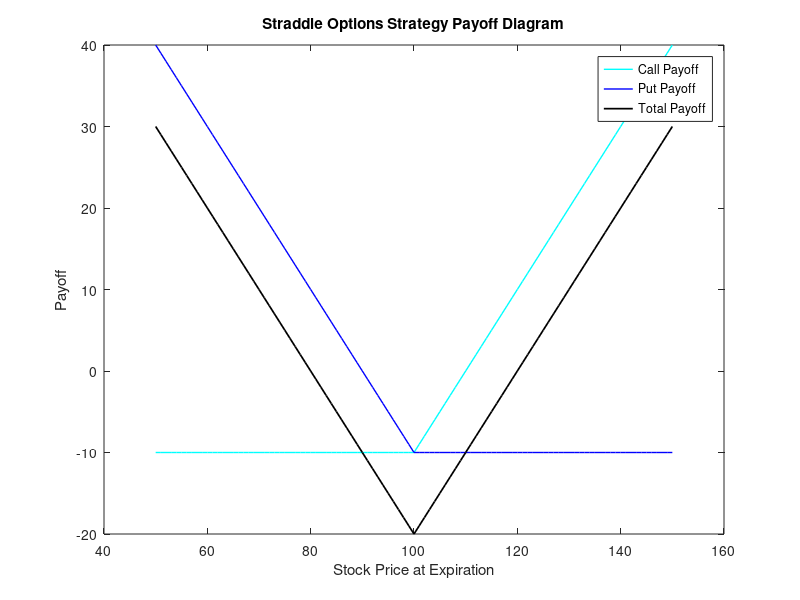
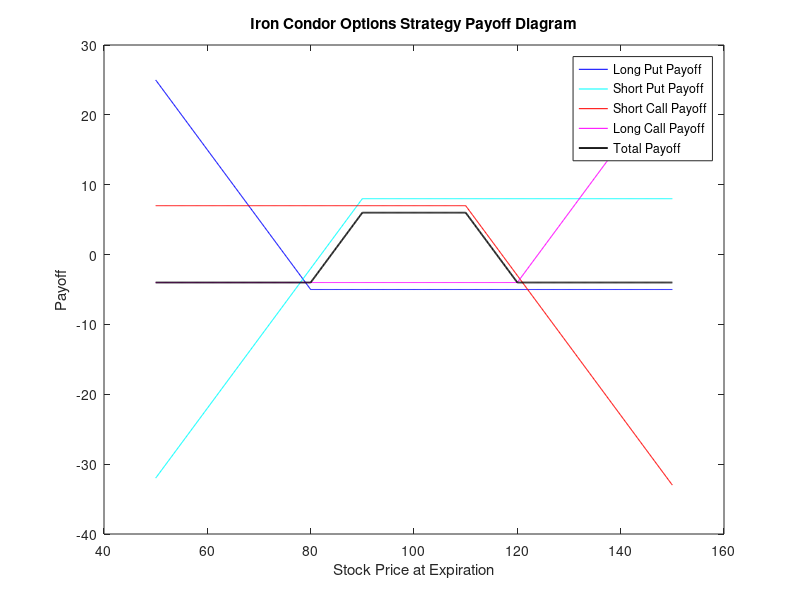
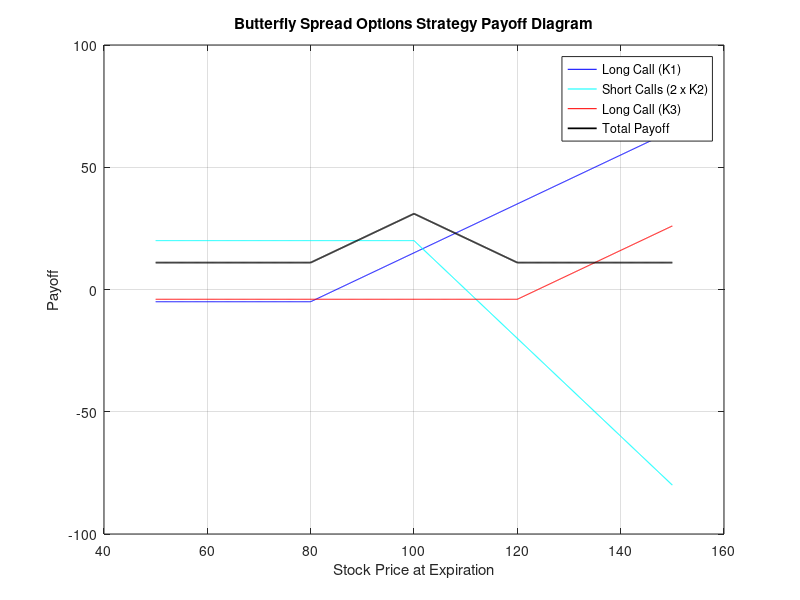
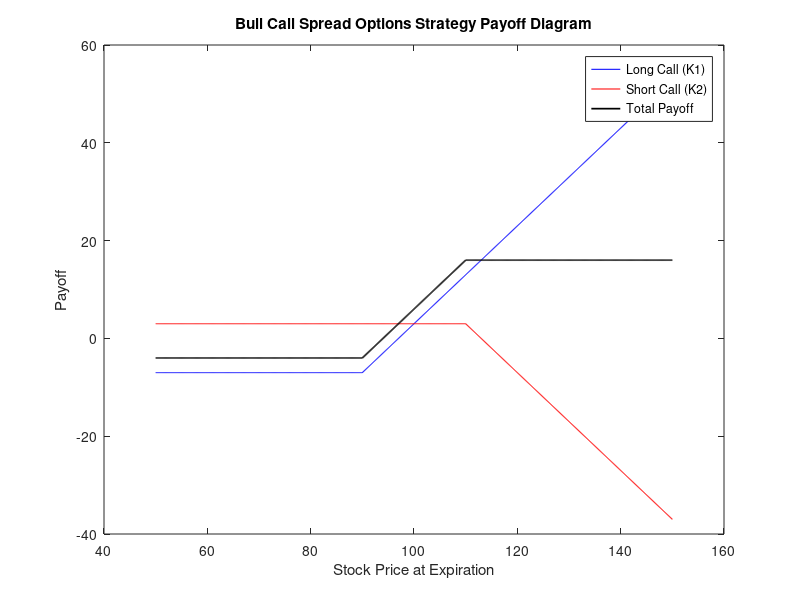

These charts were generated, in order, by the following MATLAB code:
%% Saddle 
clear all; close all; clc
% MATLAB Script for Straddle Options Payoff Diagram

% Inputs
strike_price = 100;    % Strike price of both call and put options
call_premium = 10;     % Premium of the call option
put_premium = 10;       % Premium of the put option
stock_range = 50:150;  % Range of stock prices to evaluate

% Initialize payoff arrays
call_payoff = zeros(size(stock_range));
put_payoff = zeros(size(stock_range));
total_payoff = zeros(size(stock_range));

% Calculate payoffs
for i = 1:length(stock_range)
    S = stock_range(i);
    call_payoff(i) = max(0, S - strike_price) - call_premium;  % Call option payoff
    put_payoff(i) = max(0, strike_price - S) - put_premium;    % Put option payoff
    total_payoff(i) = call_payoff(i) + put_payoff(i);          % Total straddle payoff
end

% Plot the payoff diagram
figure;
plot(stock_range, call_payoff, 'c-', 'LineWidth', 1); hold on;
plot(stock_range, put_payoff, 'b-', 'LineWidth', 1);
plot(stock_range, total_payoff, 'k-', 'LineWidth', 1.25);
xlabel('Stock Price at Expiration');
ylabel('Payoff');
title('Straddle Options Strategy Payoff Diagram');
legend('Call Payoff', 'Put Payoff', 'Total Payoff');
grid off;
hold off;

% Display information
fprintf('Strike Price: $%.2f\n', strike_price);
fprintf('Call Premium: $%.2f\n', call_premium);
fprintf('Put Premium: $%.2f\n', put_premium);

%% Iron Condor
clear all; close all; clc
% MATLAB Script for Iron Condor Options Strategy Payoff Diagram

% Inputs: Modify these values to customize the strategy
stock_range = 50:0.1:150;   % Range of stock prices to evaluate at expiration
K1 = 80;                    % Strike price of the long put
K2 = 90;                    % Strike price of the short put
K3 = 110;                   % Strike price of the short call
K4 = 120;                   % Strike price of the long call
premium_long_put = 5;       % Premium of the long put
premium_short_put = 8;      % Premium of the short put
premium_short_call = 7;     % Premium of the short call
premium_long_call = 4;      % Premium of the long call

% Initialize payoff arrays
long_put_payoff = zeros(size(stock_range));
short_put_payoff = zeros(size(stock_range));
short_call_payoff = zeros(size(stock_range));
long_call_payoff = zeros(size(stock_range));
total_payoff = zeros(size(stock_range));

% Calculate payoffs
for i = 1:length(stock_range)
    S = stock_range(i);
    % Long Put Payoff
    long_put_payoff(i) = max(K1 - S, 0) - premium_long_put;
    % Short Put Payoff
    short_put_payoff(i) = premium_short_put - max(K2 - S, 0);
    % Short Call Payoff
    short_call_payoff(i) = premium_short_call - max(S - K3, 0);
    % Long Call Payoff
    long_call_payoff(i) = max(S - K4, 0) - premium_long_call;
    
    % Total Payoff
    total_payoff(i) = long_put_payoff(i) + short_put_payoff(i) + short_call_payoff(i) + long_call_payoff(i);
end

% Plot the payoff diagram
figure;
plot(stock_range, long_put_payoff, 'b', 'LineWidth', 0.75); hold on;
plot(stock_range, short_put_payoff, 'c', 'LineWidth', 0.75);
plot(stock_range, short_call_payoff, 'r', 'LineWidth', 0.75);
plot(stock_range, long_call_payoff, 'm', 'LineWidth', 0.75);
plot(stock_range, total_payoff, 'k', 'LineWidth', 1.25);
xlabel('Stock Price at Expiration');
ylabel('Payoff');
title('Iron Condor Options Strategy Payoff Diagram');
legend('Long Put Payoff', 'Short Put Payoff', 'Short Call Payoff', 'Long Call Payoff', 'Total Payoff');
grid off;
hold off;

% Display information
fprintf('Strike Prices: K1 = $%.2f, K2 = $%.2f, K3 = $%.2f, K4 = $%.2f\n', K1, K2, K3, K4);
fprintf('Premiums: Long Put = $%.2f, Short Put = $%.2f, Short Call = $%.2f, Long Call = $%.2f\n', premium_long_put, premium_short_put, premium_short_call, premium_long_call);

%% Butterfly

% MATLAB Script for Butterfly Spread Options Strategy Payoff Diagram

% Inputs: Modify these values to customize the strategy
stock_range = 50:0.1:150;   % Range of stock prices to evaluate at expiration
K1 = 80;                    % Strike price of the lower call
K2 = 100;                   % Strike price of the middle call
K3 = 120;                   % Strike price of the higher call
premium_long_call1 = 5;     % Premium of the lower strike long call
premium_short_call = 10;    % Premium of the middle strike short call (per option)
premium_long_call2 = 4;     % Premium of the higher strike long call

% Initialize payoff arrays
long_call1_payoff = zeros(size(stock_range));
short_call_payoff = zeros(size(stock_range));
long_call2_payoff = zeros(size(stock_range));
total_payoff = zeros(size(stock_range));

% Calculate payoffs
for i = 1:length(stock_range)
    S = stock_range(i);
    % Lower Strike Long Call Payoff
    long_call1_payoff(i) = max(S - K1, 0) - premium_long_call1;
    % Middle Strike Short Call Payoff (x2)
    short_call_payoff(i) = 2 * (premium_short_call - max(S - K2, 0));
    % Higher Strike Long Call Payoff
    long_call2_payoff(i) = max(S - K3, 0) - premium_long_call2;
    
    % Total Payoff
    total_payoff(i) = long_call1_payoff(i) + short_call_payoff(i) + long_call2_payoff(i);
end

% Plot the payoff diagram with the specified line styles and colors
figure;
plot(stock_range, long_call1_payoff, 'b', 'LineWidth', 0.75); hold on;
plot(stock_range, short_call_payoff, 'c', 'LineWidth', 0.75);
plot(stock_range, long_call2_payoff, 'r', 'LineWidth', 0.75);
plot(stock_range, total_payoff, 'k', 'LineWidth', 1.25);
xlabel('Stock Price at Expiration');
ylabel('Payoff');
title('Butterfly Spread Options Strategy Payoff Diagram');
legend('Long Call (K1)', 'Short Calls (2 x K2)', 'Long Call (K3)', 'Total Payoff');
grid on;
hold off;

% Display information
fprintf('Strike Prices: K1 = $%.2f, K2 = $%.2f, K3 = $%.2f\n', K1, K2, K3);
fprintf('Premiums: Long Call1 = $%.2f, Short Call (x2) = $%.2f, Long Call2 = $%.2f\n', premium_long_call1, premium_short_call, premium_long_call2);


%% Bull Call Spread

% MATLAB Script for Bull Call Spread Options Strategy Payoff Diagram

% Inputs: Modify these values to customize the strategy
stock_range = 50:0.1:150;   % Range of stock prices to evaluate at expiration
K1 = 90;                    % Strike price of the lower call (long call)
K2 = 110;                   % Strike price of the higher call (short call)
premium_long_call = 7;      % Premium of the lower strike long call
premium_short_call = 3;     % Premium of the higher strike short call

% Initialize payoff arrays
long_call_payoff = zeros(size(stock_range));
short_call_payoff = zeros(size(stock_range));
total_payoff = zeros(size(stock_range));

% Calculate payoffs
for i = 1:length(stock_range)
    S = stock_range(i);
    % Lower Strike Long Call Payoff
    long_call_payoff(i) = max(S - K1, 0) - premium_long_call;
    % Higher Strike Short Call Payoff
    short_call_payoff(i) = premium_short_call - max(S - K2, 0);
    
    % Total Payoff
    total_payoff(i) = long_call_payoff(i) + short_call_payoff(i);
end

% Plot the payoff diagram with the specified line styles and colors
figure;
plot(stock_range, long_call_payoff, 'b', 'LineWidth', 0.75); hold on;
plot(stock_range, short_call_payoff, 'r', 'LineWidth', 0.75);
plot(stock_range, total_payoff, 'k', 'LineWidth', 1.25);
xlabel('Stock Price at Expiration');
ylabel('Payoff');
title('Bull Call Spread Options Strategy Payoff Diagram');
legend('Long Call (K1)', 'Short Call (K2)', 'Total Payoff');
hold off;

% Grid off for this plot
grid off;

% Display information
fprintf('Strike Prices: K1 = $%.2f, K2 = $%.2f\n', K1, K2);
fprintf('Premiums: Long Call = $%.2f, Short Call = $%.2f\n', premium_long_call, premium_short_call);




